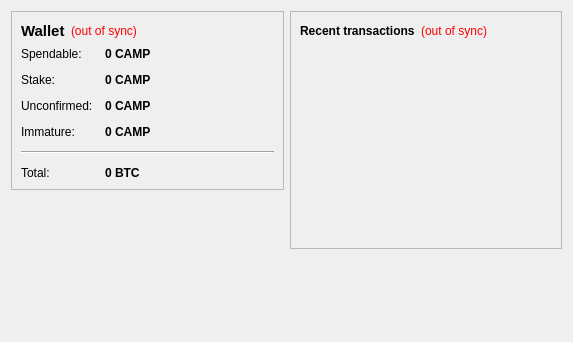
<?xml version="1.0" encoding="UTF-8"?>
<ui version="4.0">
 <class>OverviewPage</class>
 <widget class="QWidget" name="OverviewPage">
  <property name="geometry">
   <rect>
    <x>0</x>
    <y>0</y>
    <width>573</width>
    <height>342</height>
   </rect>
  </property>
  <property name="windowTitle">
   <string>Form</string>
  </property>
  <layout class="QHBoxLayout" name="horizontalLayout" stretch="1,1">
   <item>
    <layout class="QVBoxLayout" name="verticalLayout_2">
     <item>
      <widget class="QFrame" name="frame">
       <property name="frameShape">
        <enum>QFrame::StyledPanel</enum>
       </property>
       <property name="frameShadow">
        <enum>QFrame::Raised</enum>
       </property>
       <layout class="QVBoxLayout" name="verticalLayout_4">
        <item>
         <layout class="QHBoxLayout" name="horizontalLayout_4">
          <item>
           <widget class="QLabel" name="label_5">
            <property name="font">
             <font>
              <pointsize>11</pointsize>
              <weight>75</weight>
              <bold>true</bold>
             </font>
            </property>
            <property name="text">
             <string>Wallet</string>
            </property>
           </widget>
          </item>
          <item>
           <widget class="QLabel" name="labelWalletStatus">
            <property name="toolTip">
             <string>The displayed information may be out of date. Your wallet automatically synchronizes with the Camping network after a connection is established, but this process has not completed yet.</string>
            </property>
            <property name="styleSheet">
             <string notr="true">QLabel { color: red; }</string>
            </property>
            <property name="text">
             <string notr="true">(out of sync)</string>
            </property>
            <property name="alignment">
             <set>Qt::AlignLeading|Qt::AlignLeft|Qt::AlignVCenter</set>
            </property>
           </widget>
          </item>
          <item>
           <spacer name="horizontalSpacer_2">
            <property name="orientation">
             <enum>Qt::Horizontal</enum>
            </property>
            <property name="sizeHint" stdset="0">
             <size>
              <width>40</width>
              <height>20</height>
             </size>
            </property>
           </spacer>
          </item>
         </layout>
        </item>
        <item>
         <layout class="QFormLayout" name="formLayout_2">
          <property name="fieldGrowthPolicy">
           <enum>QFormLayout::AllNonFixedFieldsGrow</enum>
          </property>
          <property name="horizontalSpacing">
           <number>12</number>
          </property>
          <property name="verticalSpacing">
           <number>12</number>
          </property>
          <item row="0" column="0">
           <widget class="QLabel" name="label">
            <property name="text">
             <string>Spendable:</string>
            </property>
           </widget>
          </item>
          <item row="0" column="1">
           <widget class="QLabel" name="labelBalance">
            <property name="font">
             <font>
              <weight>75</weight>
              <bold>true</bold>
             </font>
            </property>
            <property name="cursor">
             <cursorShape>IBeamCursor</cursorShape>
            </property>
            <property name="toolTip">
             <string>Your current spendable balance</string>
            </property>
            <property name="text">
             <string notr="true">0 CAMP</string>
            </property>
            <property name="textInteractionFlags">
             <set>Qt::LinksAccessibleByMouse|Qt::TextSelectableByKeyboard|Qt::TextSelectableByMouse</set>
            </property>
           </widget>
          </item>
          <item row="1" column="0">
           <widget class="QLabel" name="label_6">
            <property name="text">
             <string>Stake:</string>
            </property>
           </widget>
          </item>
          <item row="1" column="1">
           <widget class="QLabel" name="labelStake">
            <property name="font">
             <font>
              <weight>75</weight>
              <bold>true</bold>
             </font>
            </property>
            <property name="cursor">
             <cursorShape>IBeamCursor</cursorShape>
            </property>
            <property name="toolTip">
             <string>Total of coins that was staked, and do not yet count toward the current balance</string>
            </property>
            <property name="text">
             <string notr="true">0 CAMP</string>
            </property>
            <property name="textInteractionFlags">
             <set>Qt::LinksAccessibleByMouse|Qt::TextSelectableByKeyboard|Qt::TextSelectableByMouse</set>
            </property>
           </widget>
          </item>
          <item row="2" column="0">
           <widget class="QLabel" name="label_3">
            <property name="text">
             <string>Unconfirmed:</string>
            </property>
           </widget>
          </item>
          <item row="2" column="1">
           <widget class="QLabel" name="labelUnconfirmed">
            <property name="font">
             <font>
              <weight>75</weight>
              <bold>true</bold>
             </font>
            </property>
            <property name="cursor">
             <cursorShape>IBeamCursor</cursorShape>
            </property>
            <property name="toolTip">
             <string>Total of transactions that have yet to be confirmed, and do not yet count toward the current balance</string>
            </property>
            <property name="text">
             <string notr="true">0 CAMP</string>
            </property>
            <property name="textInteractionFlags">
             <set>Qt::LinksAccessibleByMouse|Qt::TextSelectableByKeyboard|Qt::TextSelectableByMouse</set>
            </property>
           </widget>
          </item>
          <item row="3" column="0">
           <widget class="QLabel" name="labelImmatureText">
            <property name="text">
             <string>Immature:</string>
            </property>
           </widget>
          </item>
          <item row="3" column="1">
           <widget class="QLabel" name="labelImmature">
            <property name="font">
             <font>
              <weight>75</weight>
              <bold>true</bold>
             </font>
            </property>
            <property name="toolTip">
             <string>Mined balance that has not yet matured</string>
            </property>
            <property name="text">
             <string notr="true">0 CAMP</string>
            </property>
            <property name="textInteractionFlags">
             <set>Qt::LinksAccessibleByMouse|Qt::TextSelectableByKeyboard|Qt::TextSelectableByMouse</set>
            </property>
           </widget>
          </item>
          <item row="4" column="0" colspan="2">
           <widget class="Line" name="line">
            <property name="orientation">
             <enum>Qt::Horizontal</enum>
            </property>
           </widget>
          </item>
          <item row="5" column="0">
           <widget class="QLabel" name="labelTotalText">
            <property name="text">
             <string>Total:</string>
            </property>
           </widget>
          </item>
          <item row="5" column="1">
           <widget class="QLabel" name="labelTotal">
            <property name="font">
             <font>
              <weight>75</weight>
              <bold>true</bold>
             </font>
            </property>
            <property name="cursor">
             <cursorShape>IBeamCursor</cursorShape>
            </property>
            <property name="toolTip">
             <string>Your current total balance</string>
            </property>
            <property name="text">
             <string notr="true">0 BTC</string>
            </property>
            <property name="textInteractionFlags">
             <set>Qt::LinksAccessibleByMouse|Qt::TextSelectableByKeyboard|Qt::TextSelectableByMouse</set>
            </property>
           </widget>
          </item>
         </layout>
        </item>
       </layout>
      </widget>
     </item>
     <item>
      <spacer name="verticalSpacer">
       <property name="orientation">
        <enum>Qt::Vertical</enum>
       </property>
       <property name="sizeHint" stdset="0">
        <size>
         <width>20</width>
         <height>40</height>
        </size>
       </property>
      </spacer>
     </item>
    </layout>
   </item>
   <item>
    <layout class="QVBoxLayout" name="verticalLayout_3">
     <item>
      <widget class="QFrame" name="frame_2">
       <property name="frameShape">
        <enum>QFrame::StyledPanel</enum>
       </property>
       <property name="frameShadow">
        <enum>QFrame::Raised</enum>
       </property>
       <layout class="QVBoxLayout" name="verticalLayout">
        <item>
         <layout class="QHBoxLayout" name="horizontalLayout_2">
          <item>
           <widget class="QLabel" name="label_4">
            <property name="text">
             <string>&lt;b&gt;Recent transactions&lt;/b&gt;</string>
            </property>
           </widget>
          </item>
          <item>
           <widget class="QLabel" name="labelTransactionsStatus">
            <property name="toolTip">
             <string>The displayed information may be out of date. Your wallet automatically synchronizes with the Camping network after a connection is established, but this process has not completed yet.</string>
            </property>
            <property name="styleSheet">
             <string notr="true">QLabel { color: red; }</string>
            </property>
            <property name="text">
             <string notr="true">(out of sync)</string>
            </property>
            <property name="alignment">
             <set>Qt::AlignRight|Qt::AlignTrailing|Qt::AlignVCenter</set>
            </property>
           </widget>
          </item>
          <item>
           <spacer name="horizontalSpacer">
            <property name="orientation">
             <enum>Qt::Horizontal</enum>
            </property>
            <property name="sizeHint" stdset="0">
             <size>
              <width>40</width>
              <height>20</height>
             </size>
            </property>
           </spacer>
          </item>
         </layout>
        </item>
        <item>
         <widget class="QListView" name="listTransactions">
          <property name="styleSheet">
           <string notr="true">QListView { background: transparent; }</string>
          </property>
          <property name="frameShape">
           <enum>QFrame::NoFrame</enum>
          </property>
          <property name="verticalScrollBarPolicy">
           <enum>Qt::ScrollBarAlwaysOff</enum>
          </property>
          <property name="horizontalScrollBarPolicy">
           <enum>Qt::ScrollBarAlwaysOff</enum>
          </property>
          <property name="selectionMode">
           <enum>QAbstractItemView::NoSelection</enum>
          </property>
         </widget>
        </item>
       </layout>
      </widget>
     </item>
     <item>
      <spacer name="verticalSpacer_2">
       <property name="orientation">
        <enum>Qt::Vertical</enum>
       </property>
       <property name="sizeHint" stdset="0">
        <size>
         <width>20</width>
         <height>40</height>
        </size>
       </property>
      </spacer>
     </item>
    </layout>
   </item>
  </layout>
 </widget>
 <resources/>
 <connections/>
</ui>
